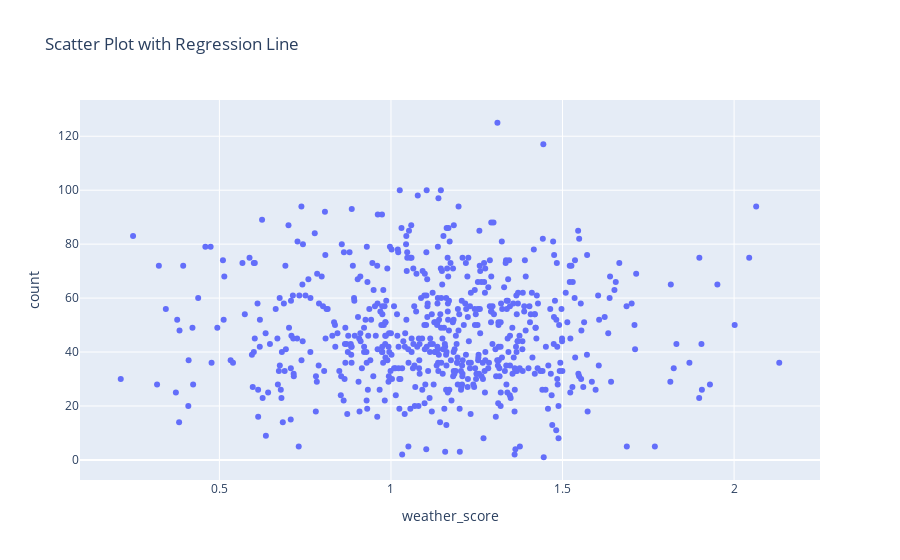

Notebook code cell kept with this figure:
### Code cell
fig = px.scatter(weather_los_angeles, x='weather_score', y='count', title='Scatter Plot with Regression Line')

# Show the plot
fig.show()

### Figure 1 — Plotly figure (JSON) as saved in the notebook; plotly's stock layout.template omitted (floating-point values rounded to 4 significant figures; data arrays with more than 128 entries replaced by an {"elided": "..."} marker saying what was removed)
{"data": [{"hovertemplate": "weather_score=%{x}<br>count=%{y}<extra></extra>", "legendgroup": "", "marker": {"color": "#636efa", "symbol": "circle"}, "mode": "markers", "name": "", "orientation": "v", "showlegend": false, "type": "scatter", "x": {"elided": "613 float values"}, "xaxis": "x", "y": {"elided": "613 int values"}, "yaxis": "y"}], "layout": {"legend": {"tracegroupgap": 0}, "title": {"text": "Scatter Plot with Regression Line"}, "xaxis": {"anchor": "y", "domain": [0, 1], "title": {"text": "weather_score"}}, "yaxis": {"anchor": "x", "domain": [0, 1], "title": {"text": "count"}}}}
